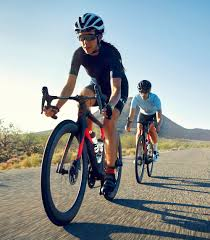
#> input picture src/images_Object_Detection/bike2.jpg, 210 x 240 px
$ python 08_04_selective_search_test.py
#> lines starting #> are read from the running program, lines starting #| are printed output that depends on the picture; after the words box and inside, x2 and y2 are one past the last pixel; in counts of white or black regions, pixels touching at a corner belong together
import cv2
import sys

# 讀取影像
img_path = './images_Object_Detection/bike2.jpg'
if len(sys.argv) > 1:
    img_path = sys.argv[1]
img = cv2.imread(img_path)
#> img is the input picture: shape (240, 210, 3); mean B, G, R 153.2, 152.2, 144.5

# 執行 Selective Search
cv2.setUseOptimized(True)
cv2.setNumThreads(8)
gs = cv2.ximgproc.segmentation.createSelectiveSearchSegmentation()
gs.setBaseImage(img)

select_mode = 'f'
if len(sys.argv)  > 2 and sys.argv[2] == 's':
    gs.switchToSingleStrategy()
elif len(sys.argv)  > 2 and sys.argv[2] == 'q':
    gs.switchToSelectiveSearchQuality()
else:
    gs.switchToSelectiveSearchFast()

rects = gs.process()
print('個數:', len(rects))
nb_rects = 10

# 畫框
while True:
    wimg = img.copy()

    for i in range(len(rects)):
        if (i < nb_rects):
            x, y, w, h = rects[i]
            cv2.rectangle(wimg, (x, y), (x + w, y + h),
                        (0, 255, 0), 1, cv2.LINE_AA)
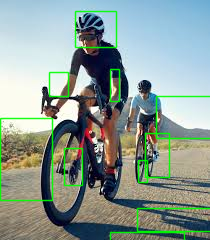
#> wimg: shape (240, 210, 3); 7.24% of pixels changed, all inside (x1, y1, x2, y2) = (0, 10, 210, 240)

    cv2.imshow("Output", wimg)
    key = cv2.waitKey()
#> (key Esc is pressed here)

    if (key == 43): # +
        nb_rects += 10

    elif (key == 45 and nb_rects > 10): # -
        nb_rects -= 10

    elif (key == 113): # q
        break

cv2.destroyAllWindows()
